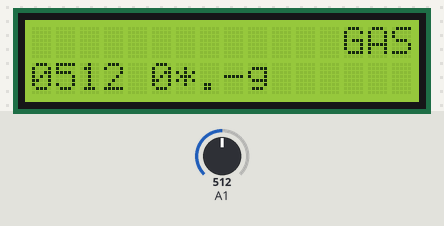
This sketch was run on a simulated Arduino Uno, built with avr-gcc and run on an emulated ATmega328P. Parts: 16×2 character LCD. Inputs (shaded band) come from the test bench; at power-on: A1 = 512. What the sketch prints to the serial monitor is not drawn.

Above: at 1.2 s.
1.3 s: A1 set to 509
At 4.0 s:
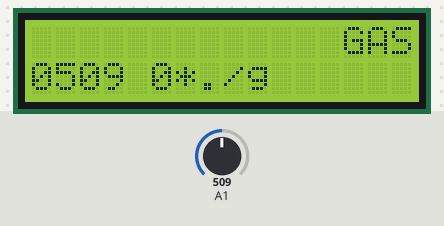
5.2 s: A1 set to 716
At 10.5 s:
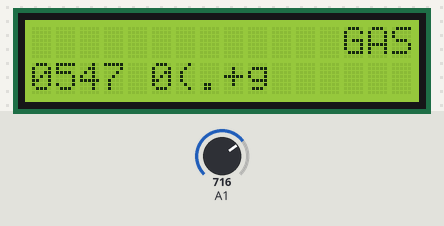
10.6 s: A1 set to 900
At 15.8 s:
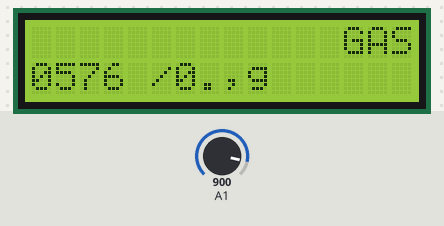
16.0 s: A1 set to 1023
At 21.0 s:
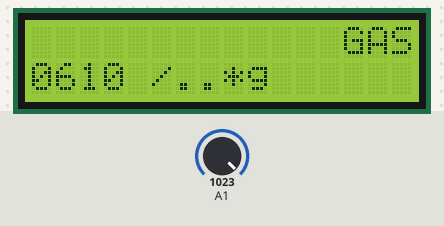
21.4 s: A1 set to 973
At 25.7 s:
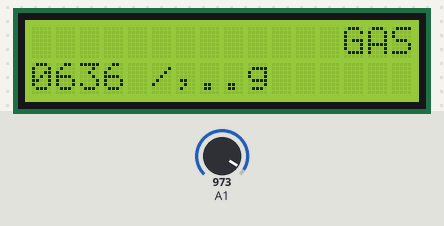
26.8 s: A1 set to 951
At 31.5 s:
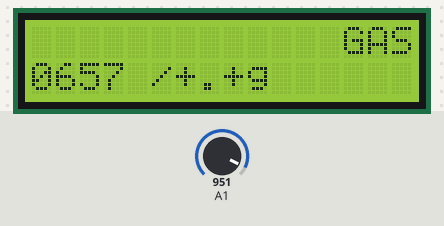
Timing chart, 0 to 33.0 s (numbered marks = the images above; inputs shaded):
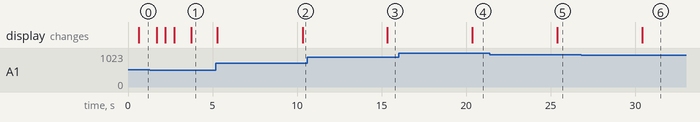

Measured:
- the behaviour switches between 510 and 509 on A1 (found by bisection; images 0 and 1)
- the behaviour switches between 960 and 959 on A1 (found by bisection; images 5 and 6)
- after the input at 1.3 s, the display: first changes after 0.41 s (image 1 shows a later state)
- after the input at 5.2 s, the display: first changes after 0.07 s (image 2 shows a later state)
- after the input at 10.6 s, the display: changes after 4.7 s (image 3)
- after the input at 16.0 s, the display: changes after 4.4 s (image 4)
- after the input at 21.4 s, the display: changes after 4.0 s (image 5)
- after the input at 26.8 s, the display: changes after 3.6 s (image 6)

The sketch:

gas-gauge.ino
```cpp
/*
 * This Arduino sketch implements a fuel gauge for a 1966 Rambler. This car has a sensor in the fuel tank
 * whose resistance varies based on how full the tank is. This sketch uses a voltage divider to measure this
 * resistance, and from that calculate how close to full/empty the tank is.
 *
 * This runs on an Arduino Uno with a connected 16x2 LCD text display. The circuit is laid out like this:
 *
 *                                           LCD
 *                                        +--------+
 *                                  +-----|VSS     |
 *                     ARDUINO      | +---|VEE     |
 *                  +-------------+ | | +-|RW      |
 *    Accessory-----|Power+    Gnd|-+-+-+-|LED-    |
 *      Chassis-----|Power-     D2|-------|14      |
 *  Fuel Sender--+--|A1         D3|-------|13      |
 *               |  |           D4|-------|12      |
 *               |  |           D5|-------|11      |
 *               |  |          D11|-------|6       |
 *               |  |          D12|-------|4       |
 *               |  |           5V|---+---|VCC LED+|--+
 *               |  +-------------+   |   +--------+  |
 *               |                    |               |
 *               +---(100 ohm)--------+----(200 ohm)--+
 */


#include <LiquidCrystal.h>
LiquidCrystal lcd(12,11,5,4,3,2);


float estimate_gallons_remaining_from_reading(float reading) {
  /*
   * Initial testing in the car gives a linear fit formula like this:
   * (gallons short of full) = (0.0637) * (reading) - 7.3
   *
   * The car specs show this to be a 19 gallon tank, so the gallons remaining should be:
   * (gallons remaining) = 26.3 - (0.0637 * reading)
   */
   return 26.3 - (0.0637 * reading);
}

int get_num_display_blocks_for_gallons(float gallons) {
  /*
   * This is a 19 gallon tank.
   *
   * We have 17 possible choices for display state (we can show anywhere from 0 to 16 blocks)
   *
   * So, we can just say that each block corresponds to a gallon. If the display has all 16 blocks, then the tank
   * has 18-19 gallons of gas; with 15 blocks, it's 17-18 gallons.... ; with 1 block, it's 3-4 gallons. With no
   * blocks, it's less than 3 gallons. This gives us some safety margin both in terms of not running out of gas, and
   * also in terms of not slurping up whatever sediments might be at the bottom of that gas tank.
   */
   int gallon_floor = (int)gallons;
   int desired_blocks = gallon_floor - 2;
   return max(0, min(desired_blocks, 16));
}

// Special-purpose characters
const uint8_t INVERSE_G = 0;
const uint8_t INVERSE_A = 1;
const uint8_t INVERSE_S = 2;
const uint8_t FILLED_BLOCK = 255; // Already defined in display ROM
const uint8_t EMPTY_BLOCK = 32;   // ASCII space character


void show_gas_meter(int num_blocks) {
  lcd.setCursor(0,0);

  if (num_blocks < 8) {
    /*
     * Show a plain gas meter on the left side, then write the word "GAS" in normal text on the right
     */
    for (uint8_t col = 0; col <  num_blocks; ++col) {
      lcd.write(FILLED_BLOCK);
    }
    for (uint8_t col = num_blocks; col < 13; ++col) {
      lcd.write(EMPTY_BLOCK);
    }
    lcd.write('G');
    lcd.write('A');
    lcd.write('S');
  } else {
    /*
     * The gas meter will be on the left side, with the word "GAS" in inverse text.
     */
    lcd.write(INVERSE_G);
    lcd.write(INVERSE_A);
    lcd.write(INVERSE_S);
    for (uint8_t col = 3; col < num_blocks; ++col) {
      lcd.write(FILLED_BLOCK);
    }
    for (uint8_t col = num_blocks; col < 16; ++col) {
      lcd.write(EMPTY_BLOCK);
    }
  }
}


void print_number(int number, int digits, int radix) {
  int residue = number;
  for (int i = digits-1; i >= 0; --i) {
    int placeval = 1;
    for (int power = 0; power < i; ++power) {
      placeval *= 10;
    }
    int this_digit = residue / placeval;
    lcd.write('0'+this_digit);
    residue = residue - (this_digit * placeval);
    if (radix == i) {
      lcd.write('.');
    }
  }
}


void show_gas_stats(int row, int sensor_value, float gallons) {
    lcd.setCursor(0,row);
    print_number(sensor_value, 4, -1);
    lcd.write(EMPTY_BLOCK);
    print_number(gallons*10, 3, 1);
    lcd.write('g');
}


const unsigned int boot_time_ms = millis();
unsigned int last_update_time_ms = boot_time_ms;
bool in_startup_mode = true;
const int STARTUP_SAMPLE_RATE_MS = 500;
const int STARTUP_SAMPLE_DURATION_S = 5;
const int NORMAL_SAMPLE_RATE_S = 5;
const int MAX_SAMPLES = 100;
int samples[MAX_SAMPLES];
int next_sample = 0;
int samples_to_average = 0;

void loop() {

  // Compute time since our last update, treating overflow as a long duration
  unsigned int current_time_ms = millis();
  unsigned int delta_ms = (current_time_ms < last_update_time_ms) ? 30000 : current_time_ms - last_update_time_ms;
  Serial.print("Startup?: "); Serial.println(in_startup_mode, DEC);
  Serial.print("Previous: "); Serial.println(last_update_time_ms, DEC);
  Serial.print("Current: "); Serial.println(current_time_ms, DEC);
  Serial.print("Delta: "); Serial.println(delta_ms, DEC);
  Serial.println();

  // Early return if it's not time to sample yet
  if (  (delta_ms < STARTUP_SAMPLE_RATE_MS) || ( (!in_startup_mode) && (delta_ms < NORMAL_SAMPLE_RATE_S*1000)) ) return;

  Serial.println("Passed early return check");
  // Switch to "normal mode" after the startup time is complete.
  if (in_startup_mode) {
    unsigned int time_since_boot_ms = current_time_ms - boot_time_ms;
    in_startup_mode = (time_since_boot_ms < STARTUP_SAMPLE_DURATION_S * 1000);
  }

  // Sample the voltage divider
  int sensor_value = analogRead(A1);

  // Update the cache of samples
  samples[next_sample] = sensor_value;
  ++next_sample;
  samples_to_average = min(samples_to_average + 1, MAX_SAMPLES);
  if (next_sample >= MAX_SAMPLES) {
    next_sample = 0;
  }

  // Calculate the average sensor value in the cache
  float sum = 0.0;
  for (int i = 0; i < samples_to_average; ++i) {
    sum += samples[i];
  }
  float average_sensor_value = sum / samples_to_average;

  // Update the gauge
  float gallons = estimate_gallons_remaining_from_reading(average_sensor_value);
  int num_blocks = get_num_display_blocks_for_gallons(gallons);
  show_gas_meter(num_blocks);
  show_gas_stats(1, average_sensor_value, gallons);

  last_update_time_ms = current_time_ms;
}

/*
 * Custom-defined inverse-text characters to spell "GAS" on the meter
 */
uint8_t inverse_g_def[8] = {
  B10001,
  B01110,
  B01111,
  B01000,
  B01110,
  B01110,
  B10000,
  B11111,
};

uint8_t inverse_a_def[8] = {
  B10001,
  B01110,
  B01110,
  B01110,
  B00000,
  B01110,
  B01110,
  B11111,
};

uint8_t inverse_s_def[8] = {
  B10000,
  B01111,
  B01111,
  B10001,
  B11110,
  B11110,
  B00001,
  B11111
};

void setup() {
  lcd.createChar(INVERSE_G, inverse_g_def);
  lcd.createChar(INVERSE_A, inverse_a_def);
  lcd.createChar(INVERSE_S, inverse_s_def);
  lcd.begin(16,2);
  Serial.begin(9600);
}
```
